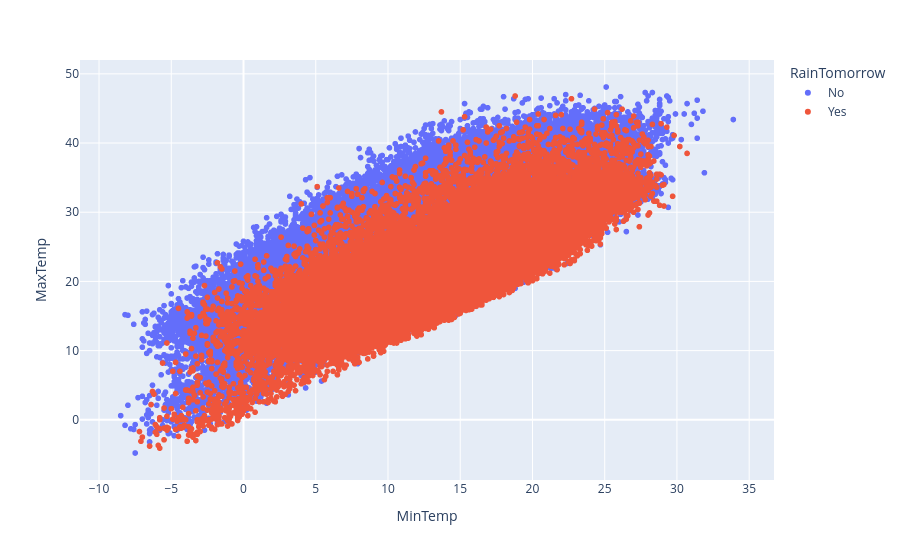

Notebook source saved alongside this figure:
### Code cell
fig.show()

### Figure 1 — Plotly figure (JSON) as saved in the notebook; plotly's stock layout.template omitted (floating-point values rounded to 4 significant figures; data arrays with more than 128 entries replaced by an {"elided": "..."} marker saying what was removed)
{"data": [{"hovertemplate": "RainTomorrow=No<br>MinTemp=%{x}<br>MaxTemp=%{y}<extra></extra>", "legendgroup": "No", "marker": {"color": "#636efa", "symbol": "circle"}, "mode": "markers", "name": "No", "showlegend": true, "type": "scattergl", "x": {"elided": "110316 float values"}, "xaxis": "x", "y": {"elided": "110316 float values"}, "yaxis": "y"}, {"hovertemplate": "RainTomorrow=Yes<br>MinTemp=%{x}<br>MaxTemp=%{y}<extra></extra>", "legendgroup": "Yes", "marker": {"color": "#EF553B", "symbol": "circle"}, "mode": "markers", "name": "Yes", "showlegend": true, "type": "scattergl", "x": {"elided": "31877 float values"}, "xaxis": "x", "y": {"elided": "31877 float values"}, "yaxis": "y"}], "layout": {"legend": {"title": {"text": "RainTomorrow"}, "tracegroupgap": 0}, "margin": {"t": 60}, "xaxis": {"anchor": "y", "domain": [0, 1], "title": {"text": "MinTemp"}}, "yaxis": {"anchor": "x", "domain": [0, 1], "title": {"text": "MaxTemp"}}}}
